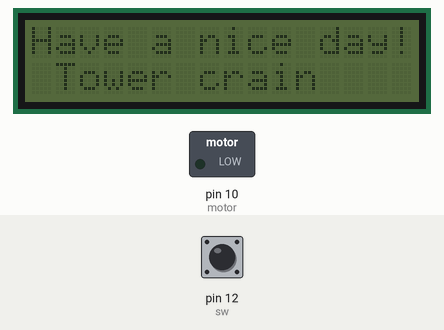
The sketch below on a simulated Arduino Uno, built with avr-gcc and run on an emulated ATmega328P. On the bench: 16×2 character LCD, switched loads named in the sketch (green lamp = pin HIGH). The test bench sets the inputs (shaded band); at power-on: pin 12 (sw) HIGH.

Above: at 1.2 s.
1.3 s: pin 12 (sw) pulled LOW for 0.15 s
At 1.38 s:
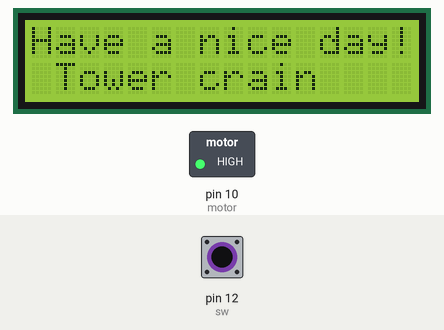
2.9 s: pin 12 (sw) pulled LOW for 3.2 s
At 6.7 s:
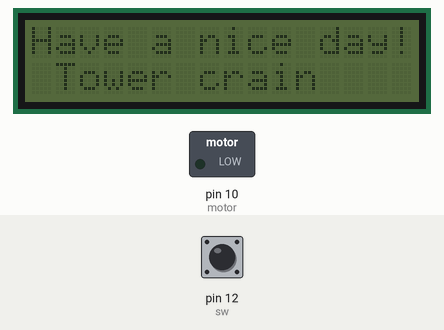
Timing chart, 0 to 8.2 s (numbered marks = the images above; inputs shaded):
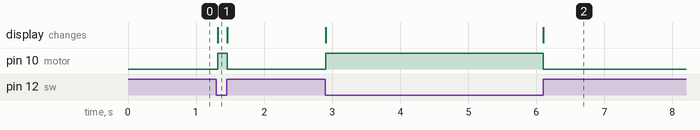

Measured:
- after the input at 1.3 s, pin 10 (motor): LOW → HIGH at once, → LOW 0.14 s later; the display: changes at once (image 1)
- after the input at 2.9 s, pin 10 (motor): LOW → HIGH at once, → LOW 3.2 s later; the display: first changes at once (image 2 shows a later state)

The sketch:

step4.ino
```cpp
#include <Wire.h>
#include <hd44780.h>
#include <hd44780ioClass/hd44780_I2Cexp.h>
hd44780_I2Cexp lcd;
int motor = 10; //모터(정회전)10번핀으로 제어
int sw = 12 ; //스위치 12번핀으로 제어


void setup()  {
  lcd.begin(16, 2); //LCD 통신 사용
  pinMode(sw, INPUT_PULLUP);
  lcd.noBacklight(); //LCD 백라이트 켜짐으로 초기화
  pinMode(motor, OUTPUT); //모터(정회전) 출력
}

void loop()  {
  lcd.setCursor (0, 0); //LCD 내용 출력 위치 커서 설정 (첫번째줄, 왼쪽 첫번째 칸)
  lcd.print("Have a nice day!");
  lcd.setCursor(1, 1); //LCD 내용 출력 위치 커서 설정 (두번째줄, 왼쪽에서 두번째 칸)
  lcd.print("Tower crain");

  if (digitalRead(sw) == LOW) //스위치 눌렀을때
  {
    lcd.backlight(); //LCD 백라이트 켜짐
    digitalWrite(motor, HIGH); //모터작동
  }
  if (digitalRead(sw) == HIGH) //스위치 누르지 않았을때
  {
    lcd.noBacklight(); //LCD 백라이트 꺼짐
    digitalWrite(motor, LOW);
  }
}
```
